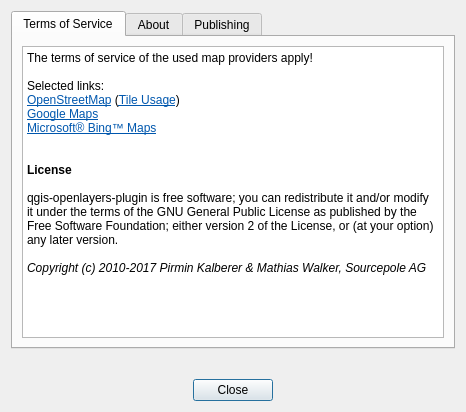
<?xml version="1.0" encoding="UTF-8"?>
<ui version="4.0">
 <class>dlgAbout</class>
 <widget class="QDialog" name="dlgAbout">
  <property name="geometry">
   <rect>
    <x>0</x>
    <y>0</y>
    <width>466</width>
    <height>412</height>
   </rect>
  </property>
  <property name="windowTitle">
   <string>About OpenLayers Plugin</string>
  </property>
  <layout class="QVBoxLayout" name="verticalLayout_3">
   <item>
    <widget class="QTabWidget" name="tabWidget">
     <property name="currentIndex">
      <number>0</number>
     </property>
     <widget class="QWidget" name="tab_terms">
      <attribute name="title">
       <string>Terms of Service</string>
      </attribute>
      <layout class="QVBoxLayout" name="verticalLayout_2">
       <item>
        <widget class="QTextBrowser" name="textBrowser">
         <property name="undoRedoEnabled">
          <bool>false</bool>
         </property>
         <property name="readOnly">
          <bool>true</bool>
         </property>
         <property name="html">
          <string>&lt;!DOCTYPE HTML PUBLIC &quot;-//W3C//DTD HTML 4.0//EN&quot; &quot;http://www.w3.org/TR/REC-html40/strict.dtd&quot;&gt;
&lt;html&gt;&lt;head&gt;&lt;meta name=&quot;qrichtext&quot; content=&quot;1&quot; /&gt;&lt;style type=&quot;text/css&quot;&gt;
p, li { white-space: pre-wrap; }
&lt;/style&gt;&lt;/head&gt;&lt;body style=&quot; font-family:'Sans Serif'; font-size:10pt; font-weight:400; font-style:normal;&quot;&gt;
&lt;p style=&quot; margin-top:0px; margin-bottom:0px; margin-left:0px; margin-right:0px; -qt-block-indent:0; text-indent:0px;&quot;&gt;&lt;span style=&quot; font-family:'Ubuntu'; font-size:9pt;&quot;&gt;The terms of service of the used map providers apply!&lt;/span&gt;&lt;/p&gt;
&lt;p style=&quot;-qt-paragraph-type:empty; margin-top:0px; margin-bottom:0px; margin-left:0px; margin-right:0px; -qt-block-indent:0; text-indent:0px; font-family:'Ubuntu'; font-size:9pt;&quot;&gt;&lt;br /&gt;&lt;/p&gt;
&lt;p style=&quot; margin-top:0px; margin-bottom:0px; margin-left:0px; margin-right:0px; -qt-block-indent:0; text-indent:0px;&quot;&gt;&lt;span style=&quot; font-family:'Ubuntu'; font-size:9pt;&quot;&gt;Selected links:&lt;/span&gt;&lt;/p&gt;
&lt;p style=&quot; margin-top:0px; margin-bottom:0px; margin-left:0px; margin-right:0px; -qt-block-indent:0; text-indent:0px;&quot;&gt;&lt;a href=&quot;http://www.openstreetmap.org/copyright&quot;&gt;&lt;span style=&quot; font-family:'Ubuntu'; font-size:9pt; text-decoration: underline; color:#0057ae;&quot;&gt;OpenStreetMap&lt;/span&gt;&lt;/a&gt;&lt;span style=&quot; font-family:'Ubuntu'; font-size:9pt;&quot;&gt; (&lt;/span&gt;&lt;a href=&quot;https://operations.osmfoundation.org/policies/tiles/&quot;&gt;&lt;span style=&quot; font-family:'Ubuntu'; font-size:9pt; text-decoration: underline; color:#0057ae;&quot;&gt;Tile Usage&lt;/span&gt;&lt;/a&gt;&lt;span style=&quot; font-family:'Ubuntu'; font-size:9pt;&quot;&gt;)&lt;/span&gt;&lt;/p&gt;
&lt;p style=&quot; margin-top:0px; margin-bottom:0px; margin-left:0px; margin-right:0px; -qt-block-indent:0; text-indent:0px;&quot;&gt;&lt;a href=&quot;https://developers.google.com/maps/terms&quot;&gt;&lt;span style=&quot; font-family:'Ubuntu'; font-size:9pt; text-decoration: underline; color:#0057ae;&quot;&gt;Google Maps&lt;/span&gt;&lt;/a&gt;&lt;/p&gt;
&lt;p style=&quot; margin-top:0px; margin-bottom:0px; margin-left:0px; margin-right:0px; -qt-block-indent:0; text-indent:0px;&quot;&gt;&lt;a href=&quot;http://www.microsoft.com/maps/product/terms.html&quot;&gt;&lt;span style=&quot; font-family:'Ubuntu'; font-size:9pt; text-decoration: underline; color:#0057ae;&quot;&gt;Microsoft® Bing™ Maps&lt;/span&gt;&lt;/a&gt;&lt;/p&gt;
&lt;p style=&quot;-qt-paragraph-type:empty; margin-top:0px; margin-bottom:0px; margin-left:0px; margin-right:0px; -qt-block-indent:0; text-indent:0px; font-family:'Ubuntu'; font-size:9pt; text-decoration: underline; color:#0057ae;&quot;&gt;&lt;br /&gt;&lt;/p&gt;
&lt;p style=&quot;-qt-paragraph-type:empty; margin-top:0px; margin-bottom:0px; margin-left:0px; margin-right:0px; -qt-block-indent:0; text-indent:0px; font-family:'Ubuntu'; font-size:9pt;&quot;&gt;&lt;br /&gt;&lt;/p&gt;
&lt;p style=&quot; margin-top:0px; margin-bottom:0px; margin-left:0px; margin-right:0px; -qt-block-indent:0; text-indent:0px;&quot;&gt;&lt;span style=&quot; font-family:'Ubuntu'; font-size:9pt; font-weight:600;&quot;&gt;License&lt;/span&gt;&lt;/p&gt;
&lt;p style=&quot;-qt-paragraph-type:empty; margin-top:0px; margin-bottom:0px; margin-left:0px; margin-right:0px; -qt-block-indent:0; text-indent:0px; font-family:'Ubuntu'; font-size:9pt; font-weight:600;&quot;&gt;&lt;br /&gt;&lt;/p&gt;
&lt;p style=&quot; margin-top:0px; margin-bottom:0px; margin-left:0px; margin-right:0px; -qt-block-indent:0; text-indent:0px;&quot;&gt;&lt;span style=&quot; font-family:'Ubuntu'; font-size:9pt;&quot;&gt;qgis-openlayers-plugin is free software; you can redistribute it and/or modify it under the terms of the GNU General Public License as published by the Free Software Foundation; either version 2 of the License, or (at your option) any later version.&lt;/span&gt;&lt;/p&gt;
&lt;p style=&quot;-qt-paragraph-type:empty; margin-top:0px; margin-bottom:0px; margin-left:0px; margin-right:0px; -qt-block-indent:0; text-indent:0px; font-family:'Ubuntu'; font-size:9pt;&quot;&gt;&lt;br /&gt;&lt;/p&gt;
&lt;p style=&quot; margin-top:0px; margin-bottom:0px; margin-left:0px; margin-right:0px; -qt-block-indent:0; text-indent:0px;&quot;&gt;&lt;span style=&quot; font-family:'Ubuntu'; font-size:9pt; font-style:italic;&quot;&gt;Copyright (c) 2010-2017 Pirmin Kalberer &amp;amp; Mathias Walker, Sourcepole AG&lt;/span&gt;&lt;/p&gt;&lt;/body&gt;&lt;/html&gt;</string>
         </property>
         <property name="textInteractionFlags">
          <set>Qt::LinksAccessibleByMouse|Qt::TextSelectableByMouse</set>
         </property>
         <property name="openExternalLinks">
          <bool>true</bool>
         </property>
        </widget>
       </item>
      </layout>
     </widget>
     <widget class="QWidget" name="tab_about">
      <attribute name="title">
       <string>About</string>
      </attribute>
      <layout class="QVBoxLayout" name="verticalLayout_4">
       <item>
        <widget class="QTextBrowser" name="textBrowser_2">
         <property name="undoRedoEnabled">
          <bool>false</bool>
         </property>
         <property name="readOnly">
          <bool>true</bool>
         </property>
         <property name="html">
          <string>&lt;!DOCTYPE HTML PUBLIC &quot;-//W3C//DTD HTML 4.0//EN&quot; &quot;http://www.w3.org/TR/REC-html40/strict.dtd&quot;&gt;
&lt;html&gt;&lt;head&gt;&lt;meta name=&quot;qrichtext&quot; content=&quot;1&quot; /&gt;&lt;style type=&quot;text/css&quot;&gt;
p, li { white-space: pre-wrap; }
&lt;/style&gt;&lt;/head&gt;&lt;body style=&quot; font-family:'Sans Serif'; font-size:10pt; font-weight:400; font-style:normal;&quot;&gt;
&lt;p style=&quot; margin-top:0px; margin-bottom:0px; margin-left:0px; margin-right:0px; -qt-block-indent:0; text-indent:0px;&quot;&gt;&lt;span style=&quot; font-family:'Ubuntu'; font-size:9pt; font-weight:600;&quot;&gt;Development/Support:&lt;/span&gt;&lt;/p&gt;
&lt;p style=&quot;-qt-paragraph-type:empty; margin-top:0px; margin-bottom:0px; margin-left:0px; margin-right:0px; -qt-block-indent:0; text-indent:0px; font-family:'Ubuntu'; font-size:9pt;&quot;&gt;&lt;br /&gt;&lt;/p&gt;
&lt;p style=&quot; margin-top:0px; margin-bottom:0px; margin-left:0px; margin-right:0px; -qt-block-indent:0; text-indent:0px;&quot;&gt;&lt;span style=&quot; font-family:'Ubuntu'; font-size:9pt;&quot;&gt;QGIS OpenLayers plugin is developed and maintained by&lt;/span&gt;&lt;/p&gt;
&lt;p style=&quot; margin-top:0px; margin-bottom:0px; margin-left:0px; margin-right:0px; -qt-block-indent:0; text-indent:0px;&quot;&gt;&lt;a href=&quot;https://twitter.com/PirminKalberer&quot;&gt;&lt;span style=&quot; font-family:'Ubuntu'; font-size:9pt; text-decoration: underline; color:#0057ae;&quot;&gt;@PirminKalberer&lt;/span&gt;&lt;/a&gt;&lt;span style=&quot; font-family:'Ubuntu'; font-size:9pt;&quot;&gt; &amp;amp; Mathias Walker, &lt;/span&gt;&lt;a href=&quot;http://sourcepole.com/&quot;&gt;&lt;span style=&quot; font-family:'Ubuntu'; font-size:9pt; text-decoration: underline; color:#0057ae;&quot;&gt;Sourcepole&lt;/span&gt;&lt;/a&gt;&lt;span style=&quot; font-family:'Ubuntu'; font-size:9pt;&quot;&gt;, Switzerland&lt;/span&gt;&lt;/p&gt;
&lt;p style=&quot;-qt-paragraph-type:empty; margin-top:0px; margin-bottom:0px; margin-left:0px; margin-right:0px; -qt-block-indent:0; text-indent:0px; font-family:'Ubuntu'; font-size:9pt;&quot;&gt;&lt;br /&gt;&lt;/p&gt;
&lt;p style=&quot; margin-top:0px; margin-bottom:0px; margin-left:0px; margin-right:0px; -qt-block-indent:0; text-indent:0px;&quot;&gt;&lt;span style=&quot; font-family:'Ubuntu'; font-size:9pt;&quot;&gt;Support is available as part of &lt;/span&gt;&lt;a href=&quot;http://qgisenterprise.com&quot;&gt;&lt;span style=&quot; font-family:'Ubuntu'; font-size:9pt; text-decoration: underline; color:#0057ae;&quot;&gt;QGIS Enterprise&lt;/span&gt;&lt;/a&gt;&lt;/p&gt;
&lt;p style=&quot;-qt-paragraph-type:empty; margin-top:0px; margin-bottom:0px; margin-left:0px; margin-right:0px; -qt-block-indent:0; text-indent:0px; font-family:'Ubuntu'; font-size:9pt;&quot;&gt;&lt;br /&gt;&lt;/p&gt;
&lt;p style=&quot;-qt-paragraph-type:empty; margin-top:0px; margin-bottom:0px; margin-left:0px; margin-right:0px; -qt-block-indent:0; text-indent:0px; font-family:'Ubuntu'; font-size:9pt;&quot;&gt;&lt;br /&gt;&lt;/p&gt;
&lt;p style=&quot; margin-top:0px; margin-bottom:0px; margin-left:0px; margin-right:0px; -qt-block-indent:0; text-indent:0px;&quot;&gt;&lt;span style=&quot; font-family:'Ubuntu'; font-size:9pt; font-weight:600;&quot;&gt;Contributions:&lt;/span&gt;&lt;/p&gt;
&lt;p style=&quot;-qt-paragraph-type:empty; margin-top:0px; margin-bottom:0px; margin-left:0px; margin-right:0px; -qt-block-indent:0; text-indent:0px; font-family:'Ubuntu'; font-size:9pt;&quot;&gt;&lt;br /&gt;&lt;/p&gt;
&lt;p style=&quot; margin-top:0px; margin-bottom:0px; margin-left:0px; margin-right:0px; -qt-block-indent:0; text-indent:0px;&quot;&gt;&lt;span style=&quot; font-family:'Ubuntu'; font-size:9pt;&quot;&gt;OpenLayers Overview by Luiz Motta&lt;/span&gt;&lt;/p&gt;
&lt;p style=&quot;-qt-paragraph-type:empty; margin-top:0px; margin-bottom:0px; margin-left:0px; margin-right:0px; -qt-block-indent:0; text-indent:0px; font-family:'Ubuntu'; font-size:9pt;&quot;&gt;&lt;br /&gt;&lt;/p&gt;
&lt;p style=&quot; margin-top:0px; margin-bottom:0px; margin-left:0px; margin-right:0px; -qt-block-indent:0; text-indent:0px;&quot;&gt;&lt;span style=&quot; font-family:'Ubuntu'; font-size:9pt;&quot;&gt;Other contributions by:&lt;/span&gt;&lt;/p&gt;
&lt;p style=&quot; margin-top:0px; margin-bottom:0px; margin-left:0px; margin-right:0px; -qt-block-indent:0; text-indent:0px;&quot;&gt;&lt;span style=&quot; font-family:'Ubuntu'; font-size:9pt;&quot;&gt;-Etienne Tourigny&lt;/span&gt;&lt;/p&gt;
&lt;p style=&quot; margin-top:0px; margin-bottom:0px; margin-left:0px; margin-right:0px; -qt-block-indent:0; text-indent:0px;&quot;&gt;&lt;span style=&quot; font-family:'Ubuntu'; font-size:9pt;&quot;&gt;-Minoru Akagi&lt;/span&gt;&lt;/p&gt;
&lt;p style=&quot; margin-top:0px; margin-bottom:0px; margin-left:0px; margin-right:0px; -qt-block-indent:0; text-indent:0px;&quot;&gt;&lt;span style=&quot; font-family:'Ubuntu'; font-size:9pt;&quot;&gt;-Minpa Lee&lt;/span&gt;&lt;/p&gt;
&lt;p style=&quot; margin-top:0px; margin-bottom:0px; margin-left:0px; margin-right:0px; -qt-block-indent:0; text-indent:0px;&quot;&gt;&lt;span style=&quot; font-family:'Ubuntu'; font-size:9pt;&quot;&gt;-Richard Duivenvoorde&lt;/span&gt;&lt;/p&gt;
&lt;p style=&quot; margin-top:0px; margin-bottom:0px; margin-left:0px; margin-right:0px; -qt-block-indent:0; text-indent:0px;&quot;&gt;&lt;span style=&quot; font-family:'Ubuntu'; font-size:9pt;&quot;&gt;-Nathaniel V. Kelso&lt;/span&gt;&lt;/p&gt;
&lt;p style=&quot; margin-top:0px; margin-bottom:0px; margin-left:0px; margin-right:0px; -qt-block-indent:0; text-indent:0px;&quot;&gt;&lt;span style=&quot; font-family:'Ubuntu'; font-size:9pt;&quot;&gt;-Salvatore Larosa&lt;/span&gt;&lt;/p&gt;
&lt;p style=&quot; margin-top:0px; margin-bottom:0px; margin-left:0px; margin-right:0px; -qt-block-indent:0; text-indent:0px;&quot;&gt;&lt;span style=&quot; font-family:'Ubuntu'; font-size:9pt;&quot;&gt;-Jürgen E. Fischer&lt;/span&gt;&lt;/p&gt;
&lt;p style=&quot; margin-top:0px; margin-bottom:0px; margin-left:0px; margin-right:0px; -qt-block-indent:0; text-indent:0px;&quot;&gt;&lt;span style=&quot; font-family:'Ubuntu'; font-size:9pt;&quot;&gt;-Fkili Mohamed&lt;/span&gt;&lt;/p&gt;
&lt;p style=&quot; margin-top:0px; margin-bottom:0px; margin-left:0px; margin-right:0px; -qt-block-indent:0; text-indent:0px;&quot;&gt;&lt;span style=&quot; font-family:'Ubuntu'; font-size:9pt;&quot;&gt;-Morten Agerlin&lt;/span&gt;&lt;/p&gt;
&lt;p style=&quot; margin-top:0px; margin-bottom:0px; margin-left:0px; margin-right:0px; -qt-block-indent:0; text-indent:0px;&quot;&gt;&lt;span style=&quot; font-family:'Ubuntu'; font-size:9pt;&quot;&gt;-Guilhem Vellut&lt;/span&gt;&lt;/p&gt;
&lt;p style=&quot; margin-top:0px; margin-bottom:0px; margin-left:0px; margin-right:0px; -qt-block-indent:0; text-indent:0px;&quot;&gt;&lt;span style=&quot; font-family:'Ubuntu'; font-size:9pt;&quot;&gt;-Vivien Deparday&lt;/span&gt;&lt;/p&gt;
&lt;p style=&quot; margin-top:0px; margin-bottom:0px; margin-left:0px; margin-right:0px; -qt-block-indent:0; text-indent:0px;&quot;&gt;&lt;span style=&quot; font-family:'Ubuntu'; font-size:9pt;&quot;&gt;-Marcelo Soares Souza&lt;/span&gt;&lt;/p&gt;
&lt;p style=&quot; margin-top:0px; margin-bottom:0px; margin-left:0px; margin-right:0px; -qt-block-indent:0; text-indent:0px;&quot;&gt;&lt;span style=&quot; font-family:'Ubuntu'; font-size:9pt;&quot;&gt;-Gerald Rich&lt;/span&gt;&lt;/p&gt;
&lt;p style=&quot; margin-top:0px; margin-bottom:0px; margin-left:0px; margin-right:0px; -qt-block-indent:0; text-indent:0px;&quot;&gt;&lt;span style=&quot; font-family:'Ubuntu'; font-size:9pt;&quot;&gt;-Henry Walshaw&lt;/span&gt;&lt;/p&gt;
&lt;p style=&quot;-qt-paragraph-type:empty; margin-top:0px; margin-bottom:0px; margin-left:0px; margin-right:0px; -qt-block-indent:0; text-indent:0px; font-family:'Ubuntu'; font-size:9pt;&quot;&gt;&lt;br /&gt;&lt;/p&gt;
&lt;p style=&quot; margin-top:0px; margin-bottom:0px; margin-left:0px; margin-right:0px; -qt-block-indent:0; text-indent:0px;&quot;&gt;&lt;span style=&quot; font-family:'Ubuntu'; font-size:9pt; font-weight:600;&quot;&gt;Sponsors:&lt;/span&gt;&lt;/p&gt;
&lt;p style=&quot;-qt-paragraph-type:empty; margin-top:0px; margin-bottom:0px; margin-left:0px; margin-right:0px; -qt-block-indent:0; text-indent:0px; font-family:'Ubuntu'; font-size:9pt; font-weight:600;&quot;&gt;&lt;br /&gt;&lt;/p&gt;
&lt;p style=&quot; margin-top:0px; margin-bottom:0px; margin-left:0px; margin-right:0px; -qt-block-indent:0; text-indent:0px;&quot;&gt;&lt;span style=&quot; font-family:'Ubuntu'; font-size:9pt;&quot;&gt;-BLS Netz AG&lt;/span&gt;&lt;/p&gt;
&lt;p style=&quot; margin-top:0px; margin-bottom:0px; margin-left:0px; margin-right:0px; -qt-block-indent:0; text-indent:0px;&quot;&gt;&lt;span style=&quot; font-family:'Ubuntu'; font-size:9pt;&quot;&gt;-Cooperativa Colonizadora Multiactiva Fernheim Ltda.&lt;/span&gt;&lt;/p&gt;&lt;/body&gt;&lt;/html&gt;</string>
         </property>
         <property name="textInteractionFlags">
          <set>Qt::LinksAccessibleByMouse|Qt::TextSelectableByMouse</set>
         </property>
         <property name="openExternalLinks">
          <bool>true</bool>
         </property>
        </widget>
       </item>
      </layout>
     </widget>
     <widget class="QWidget" name="tab_publishing">
      <attribute name="title">
       <string>Publishing</string>
      </attribute>
      <layout class="QVBoxLayout" name="verticalLayout_5">
       <item>
        <widget class="QLabel" name="logo">
         <property name="autoFillBackground">
          <bool>false</bool>
         </property>
         <property name="pixmap">
          <pixmap resource="resources.qrc">:/plugins/tmsforkorea/qgiscloud.png</pixmap>
         </property>
         <property name="scaledContents">
          <bool>false</bool>
         </property>
         <property name="alignment">
          <set>Qt::AlignCenter</set>
         </property>
        </widget>
       </item>
       <item>
        <widget class="QTextBrowser" name="textBrowser">
         <property name="acceptDrops">
          <bool>false</bool>
         </property>
         <property name="readOnly">
          <bool>true</bool>
         </property>
         <property name="html">
          <string>&lt;!DOCTYPE HTML PUBLIC &quot;-//W3C//DTD HTML 4.0//EN&quot; &quot;http://www.w3.org/TR/REC-html40/strict.dtd&quot;&gt;
&lt;html&gt;&lt;head&gt;&lt;meta name=&quot;qrichtext&quot; content=&quot;1&quot; /&gt;&lt;style type=&quot;text/css&quot;&gt;
p, li { white-space: pre-wrap; }
&lt;/style&gt;&lt;/head&gt;&lt;body style=&quot; font-family:'Sans Serif'; font-size:10pt; font-weight:400; font-style:normal;&quot;&gt;
&lt;p align=&quot;center&quot; style=&quot;-qt-paragraph-type:empty; margin-top:0px; margin-bottom:0px; margin-left:0px; margin-right:0px; -qt-block-indent:0; text-indent:0px; font-family:'Ubuntu'; font-size:11pt;&quot;&gt;&lt;br /&gt;&lt;/p&gt;
&lt;p align=&quot;center&quot; style=&quot; margin-top:0px; margin-bottom:0px; margin-left:0px; margin-right:0px; -qt-block-indent:0; text-indent:0px;&quot;&gt;&lt;span style=&quot; font-family:'Noto Sans'; font-size:11pt;&quot;&gt;Want to publish this map to the Web?&lt;/span&gt;&lt;/p&gt;
&lt;p align=&quot;center&quot; style=&quot;-qt-paragraph-type:empty; margin-top:0px; margin-bottom:0px; margin-left:0px; margin-right:0px; -qt-block-indent:0; text-indent:0px; font-family:'Noto Sans'; font-size:11pt;&quot;&gt;&lt;br /&gt;&lt;/p&gt;
&lt;p align=&quot;center&quot; style=&quot; margin-top:0px; margin-bottom:0px; margin-left:0px; margin-right:0px; -qt-block-indent:0; text-indent:0px;&quot;&gt;&lt;span style=&quot; font-family:'Noto Sans'; font-size:11pt;&quot;&gt;Install the QGIS Cloud plugin and publish your map &lt;/span&gt;&lt;/p&gt;
&lt;p align=&quot;center&quot; style=&quot; margin-top:0px; margin-bottom:0px; margin-left:0px; margin-right:0px; -qt-block-indent:0; text-indent:0px;&quot;&gt;&lt;span style=&quot; font-family:'Noto Sans'; font-size:11pt;&quot;&gt;on &lt;/span&gt;&lt;a href=&quot;https://qgiscloud.com/?ol&quot;&gt;&lt;span style=&quot; font-family:'Noto Sans'; font-size:11pt; text-decoration: underline; color:#2980b9;&quot;&gt;QGIS Cloud &lt;/span&gt;&lt;/a&gt;&lt;span style=&quot; font-family:'Noto Sans'; font-size:11pt;&quot;&gt;with a few mouse clicks!&lt;/span&gt;&lt;/p&gt;&lt;/body&gt;&lt;/html&gt;</string>
         </property>
         <property name="textInteractionFlags">
          <set>Qt::TextBrowserInteraction</set>
         </property>
         <property name="openExternalLinks">
          <bool>true</bool>
         </property>
        </widget>
       </item>
       <item>
        <widget class="QCheckBox" name="cb_publishing">
         <property name="text">
          <string>Don't show again</string>
         </property>
        </widget>
       </item>
      </layout>
     </widget>
    </widget>
   </item>
   <item>
    <widget class="QWidget" name="widget" native="true">
     <property name="minimumSize">
      <size>
       <width>0</width>
       <height>0</height>
      </size>
     </property>
     <property name="maximumSize">
      <size>
       <width>180</width>
       <height>16777215</height>
      </size>
     </property>
     <layout class="QVBoxLayout" name="verticalLayout"/>
    </widget>
   </item>
   <item>
    <widget class="QDialogButtonBox" name="buttonBox">
     <property name="orientation">
      <enum>Qt::Horizontal</enum>
     </property>
     <property name="standardButtons">
      <set>QDialogButtonBox::Close</set>
     </property>
     <property name="centerButtons">
      <bool>true</bool>
     </property>
    </widget>
   </item>
  </layout>
  <zorder>widget</zorder>
  <zorder>tabWidget</zorder>
  <zorder>buttonBox</zorder>
 </widget>
 <resources>
  <include location="resources.qrc"/>
 </resources>
 <connections>
  <connection>
   <sender>buttonBox</sender>
   <signal>accepted()</signal>
   <receiver>dlgAbout</receiver>
   <slot>accept()</slot>
   <hints>
    <hint type="sourcelabel">
     <x>248</x>
     <y>254</y>
    </hint>
    <hint type="destinationlabel">
     <x>157</x>
     <y>274</y>
    </hint>
   </hints>
  </connection>
  <connection>
   <sender>buttonBox</sender>
   <signal>rejected()</signal>
   <receiver>dlgAbout</receiver>
   <slot>reject()</slot>
   <hints>
    <hint type="sourcelabel">
     <x>316</x>
     <y>260</y>
    </hint>
    <hint type="destinationlabel">
     <x>286</x>
     <y>274</y>
    </hint>
   </hints>
  </connection>
 </connections>
</ui>
